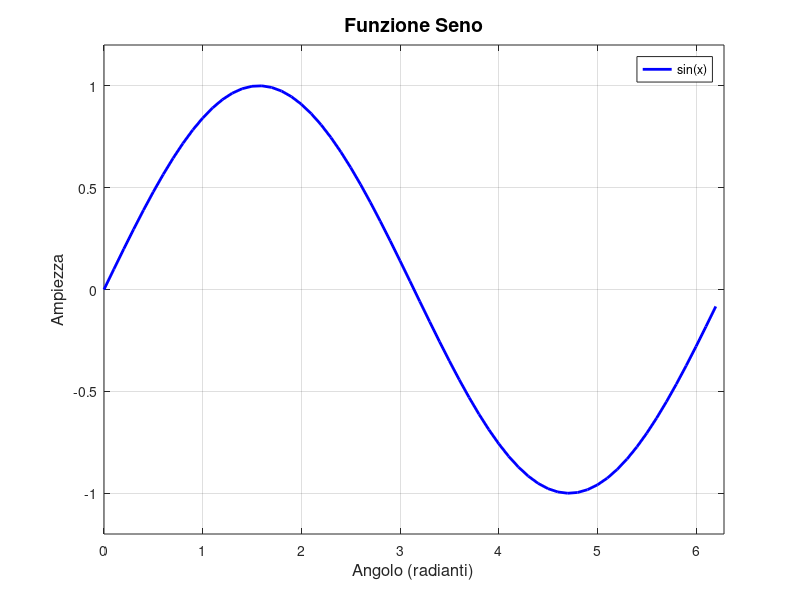

Source code (MATLAB): (Note: this script raises an error after producing the figure.)
x = 0:0.1:2*pi;  % assegna il risultato a x
y = sin(x);  % assegna il risultato a y

figure('Position', [100 100 800 500])  % apre una nuova finestra grafica
plot(x, y, 'b-', 'LineWidth', 2)  % disegna il grafico principale

% Elementi essenziali
title('Funzione Seno', 'FontSize', 14, 'FontWeight', 'bold')  % imposta il titolo del grafico
xlabel('Angolo (radianti)', 'FontSize', 12)  % imposta etichetta asse x
ylabel('Ampiezza', 'FontSize', 12)  % imposta etichetta asse y
xlim([0 2*pi])  % imposta i limiti degli assi
ylim([-1.2 1.2])  % imposta i limiti degli assi
grid on  % attiva la griglia del grafico
legend('sin(x)', 'Location', 'northeast')  % esegue il passo corrente della pipeline

% Personalizzazione assi
ax = gca;  % assegna il risultato a ax
ax.FontSize = 11;  % assegna il risultato a ax.FontSize
ax.XTick = [0 pi/2 pi 3*pi/2 2*pi];  % assegna il risultato a ax.XTick
ax.XTickLabel = {'0', 'π/2', 'π', '3π/2', '2π'};  % assegna il risultato a ax.XTickLabel
